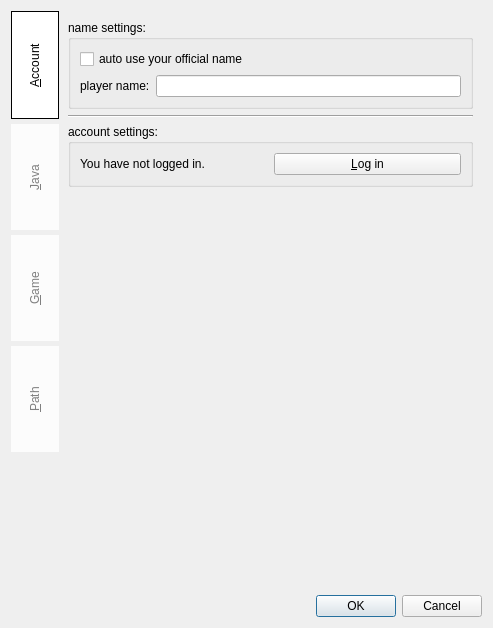
<?xml version="1.0" encoding="UTF-8"?>
<ui version="4.0">
 <class>Preference</class>
 <widget class="QDialog" name="Preference">
  <property name="geometry">
   <rect>
    <x>0</x>
    <y>0</y>
    <width>493</width>
    <height>628</height>
   </rect>
  </property>
  <property name="windowTitle">
   <string>Preference</string>
  </property>
  <layout class="QGridLayout" name="gridLayout_14">
   <item row="0" column="0">
    <widget class="QTabWidget" name="preferenceSwitch">
     <property name="styleSheet">
      <string notr="true">QTabWidget::pane {border-top:0px solid #e8f3f9;background:  transparent; }
QTabBar::tab {min-height: 100px;min-width:40px;color: white;border: 0px solid;border-top-left-radius: 0px;border-top-right-radius: 0px;padding:3px;}
QTabBar::tab:!selected {color: gray; margin-top: 5px; background-color: rgb(255,255,255,200)}
QTabBar::tab:selected {color: black; border: 1px solid; background-color: rgb(255,255,255,255)}</string>
     </property>
     <property name="tabPosition">
      <enum>QTabWidget::West</enum>
     </property>
     <property name="tabShape">
      <enum>QTabWidget::Rounded</enum>
     </property>
     <property name="currentIndex">
      <number>0</number>
     </property>
     <property name="elideMode">
      <enum>Qt::ElideNone</enum>
     </property>
     <property name="usesScrollButtons">
      <bool>true</bool>
     </property>
     <property name="documentMode">
      <bool>false</bool>
     </property>
     <property name="tabsClosable">
      <bool>false</bool>
     </property>
     <property name="movable">
      <bool>false</bool>
     </property>
     <property name="tabBarAutoHide">
      <bool>false</bool>
     </property>
     <widget class="QWidget" name="account">
      <attribute name="title">
       <string>&amp;Account</string>
      </attribute>
      <layout class="QGridLayout" name="gridLayout_16">
       <item row="0" column="0">
        <widget class="QGroupBox" name="groupBox_3">
         <property name="title">
          <string>name settings:</string>
         </property>
         <layout class="QGridLayout" name="gridLayout_4">
          <item row="0" column="0">
           <widget class="QCheckBox" name="autoName_cb">
            <property name="text">
             <string>auto use your official name</string>
            </property>
           </widget>
          </item>
          <item row="1" column="0">
           <layout class="QHBoxLayout" name="horizontalLayout_7">
            <item>
             <widget class="QLabel" name="playerName_label">
              <property name="text">
               <string>player name:</string>
              </property>
              <property name="buddy">
               <cstring>playerName_le</cstring>
              </property>
             </widget>
            </item>
            <item>
             <widget class="QLineEdit" name="playerName_le"/>
            </item>
           </layout>
          </item>
         </layout>
        </widget>
       </item>
       <item row="1" column="0">
        <widget class="Line" name="line">
         <property name="orientation">
          <enum>Qt::Horizontal</enum>
         </property>
        </widget>
       </item>
       <item row="2" column="0">
        <widget class="QGroupBox" name="groupBox_4">
         <property name="title">
          <string>account settings:</string>
         </property>
         <layout class="QGridLayout" name="gridLayout_6">
          <item row="0" column="0">
           <layout class="QHBoxLayout" name="horizontalLayout_8">
            <item>
             <widget class="QLabel" name="logName_label">
              <property name="text">
               <string>You have not logged in.</string>
              </property>
             </widget>
            </item>
            <item>
             <widget class="QPushButton" name="login_pb">
              <property name="text">
               <string>&amp;Log in</string>
              </property>
             </widget>
            </item>
           </layout>
          </item>
         </layout>
        </widget>
       </item>
       <item row="3" column="0">
        <spacer name="verticalSpacer_2">
         <property name="orientation">
          <enum>Qt::Vertical</enum>
         </property>
         <property name="sizeHint" stdset="0">
          <size>
           <width>20</width>
           <height>250</height>
          </size>
         </property>
        </spacer>
       </item>
      </layout>
     </widget>
     <widget class="QWidget" name="java">
      <attribute name="title">
       <string>&amp;Java</string>
      </attribute>
      <layout class="QGridLayout" name="gridLayout_5">
       <item row="0" column="1">
        <widget class="QGroupBox" name="groupBox_5">
         <property name="title">
          <string>JVM settings:</string>
         </property>
         <layout class="QGridLayout" name="gridLayout_9">
          <item row="4" column="0">
           <widget class="QGroupBox" name="groupBox">
            <property name="title">
             <string>memory settings:</string>
            </property>
            <layout class="QVBoxLayout" name="verticalLayout_6">
             <item>
              <layout class="QHBoxLayout" name="horizontalLayout_2">
               <item>
                <widget class="QLabel" name="minMem_label">
                 <property name="text">
                  <string>minimum memory allocate:</string>
                 </property>
                 <property name="buddy">
                  <cstring>minMem_sb</cstring>
                 </property>
                </widget>
               </item>
               <item>
                <widget class="QSpinBox" name="minMem_sb">
                 <property name="sizePolicy">
                  <sizepolicy hsizetype="Expanding" vsizetype="Fixed">
                   <horstretch>0</horstretch>
                   <verstretch>0</verstretch>
                  </sizepolicy>
                 </property>
                 <property name="maximum">
                  <number>999999999</number>
                 </property>
                </widget>
               </item>
              </layout>
             </item>
             <item>
              <layout class="QHBoxLayout" name="horizontalLayout">
               <item>
                <widget class="QLabel" name="maxMem_label">
                 <property name="text">
                  <string>maximum memory allocate:</string>
                 </property>
                 <property name="buddy">
                  <cstring>maxMem_sb</cstring>
                 </property>
                </widget>
               </item>
               <item>
                <widget class="QSpinBox" name="maxMem_sb">
                 <property name="sizePolicy">
                  <sizepolicy hsizetype="Expanding" vsizetype="Fixed">
                   <horstretch>0</horstretch>
                   <verstretch>0</verstretch>
                  </sizepolicy>
                 </property>
                 <property name="maximum">
                  <number>999999999</number>
                 </property>
                </widget>
               </item>
              </layout>
             </item>
            </layout>
           </widget>
          </item>
          <item row="1" column="0">
           <widget class="QGroupBox" name="groupBox_7">
            <property name="title">
             <string>Arguments Policy:</string>
            </property>
            <property name="checkable">
             <bool>false</bool>
            </property>
            <layout class="QGridLayout" name="gridLayout_8">
             <item row="0" column="0">
              <widget class="QRadioButton" name="officialPolicy_rb">
               <property name="text">
                <string>Offial</string>
               </property>
              </widget>
             </item>
             <item row="0" column="1">
              <widget class="QRadioButton" name="KaminecPolicy_rb">
               <property name="text">
                <string>Kaminec</string>
               </property>
               <property name="checked">
                <bool>true</bool>
               </property>
              </widget>
             </item>
             <item row="0" column="2">
              <widget class="QRadioButton" name="CustomPolicy_rb">
               <property name="text">
                <string>Custom</string>
               </property>
              </widget>
             </item>
            </layout>
           </widget>
          </item>
          <item row="2" column="0">
           <layout class="QGridLayout" name="gridLayout_7">
            <item row="1" column="0">
             <spacer name="verticalSpacer_5">
              <property name="orientation">
               <enum>Qt::Vertical</enum>
              </property>
              <property name="sizeHint" stdset="0">
               <size>
                <width>20</width>
                <height>40</height>
               </size>
              </property>
             </spacer>
            </item>
            <item row="0" column="0">
             <widget class="QLabel" name="customJavaArg_label">
              <property name="sizePolicy">
               <sizepolicy hsizetype="Preferred" vsizetype="Preferred">
                <horstretch>0</horstretch>
                <verstretch>0</verstretch>
               </sizepolicy>
              </property>
              <property name="text">
               <string>custom Java argument:</string>
              </property>
              <property name="buddy">
               <cstring>customJavaArg_te</cstring>
              </property>
             </widget>
            </item>
            <item row="1" column="1">
             <widget class="QTextEdit" name="customJavaArg_te"/>
            </item>
           </layout>
          </item>
          <item row="3" column="0">
           <widget class="Line" name="line_2">
            <property name="orientation">
             <enum>Qt::Horizontal</enum>
            </property>
           </widget>
          </item>
          <item row="0" column="0">
           <layout class="QHBoxLayout" name="horizontalLayout_5">
            <item>
             <widget class="QLabel" name="javaPath_label">
              <property name="text">
               <string>Java path:</string>
              </property>
              <property name="buddy">
               <cstring>javaPath_le</cstring>
              </property>
             </widget>
            </item>
            <item>
             <widget class="QLineEdit" name="javaPath_le"/>
            </item>
            <item>
             <widget class="QPushButton" name="autoJava_pb">
              <property name="text">
               <string>&amp;Auto</string>
              </property>
             </widget>
            </item>
            <item>
             <widget class="QPushButton" name="javaPath_showPb">
              <property name="text">
               <string>Show...</string>
              </property>
             </widget>
            </item>
           </layout>
          </item>
         </layout>
        </widget>
       </item>
      </layout>
     </widget>
     <widget class="QWidget" name="game">
      <attribute name="title">
       <string>&amp;Game</string>
      </attribute>
      <layout class="QGridLayout" name="gridLayout_11">
       <item row="0" column="0">
        <widget class="QGroupBox" name="groupBox_6">
         <property name="title">
          <string>display settings:</string>
         </property>
         <layout class="QGridLayout" name="gridLayout">
          <item row="1" column="1">
           <layout class="QHBoxLayout" name="horizontalLayout_6">
            <item>
             <widget class="QLabel" name="height_label">
              <property name="text">
               <string>height:</string>
              </property>
              <property name="buddy">
               <cstring>height_sb</cstring>
              </property>
             </widget>
            </item>
            <item>
             <widget class="QSpinBox" name="height_sb">
              <property name="sizePolicy">
               <sizepolicy hsizetype="Expanding" vsizetype="Fixed">
                <horstretch>0</horstretch>
                <verstretch>0</verstretch>
               </sizepolicy>
              </property>
              <property name="maximum">
               <number>999999999</number>
              </property>
             </widget>
            </item>
           </layout>
          </item>
          <item row="1" column="0">
           <layout class="QHBoxLayout" name="horizontalLayout_3">
            <item>
             <widget class="QLabel" name="width_label">
              <property name="text">
               <string>width:</string>
              </property>
              <property name="buddy">
               <cstring>width_sb</cstring>
              </property>
             </widget>
            </item>
            <item>
             <widget class="QSpinBox" name="width_sb">
              <property name="sizePolicy">
               <sizepolicy hsizetype="Expanding" vsizetype="Fixed">
                <horstretch>0</horstretch>
                <verstretch>0</verstretch>
               </sizepolicy>
              </property>
              <property name="maximum">
               <number>999999999</number>
              </property>
             </widget>
            </item>
           </layout>
          </item>
          <item row="0" column="0" colspan="2">
           <widget class="QCheckBox" name="fullScreen_checkBox">
            <property name="text">
             <string>full screen</string>
            </property>
           </widget>
          </item>
         </layout>
        </widget>
       </item>
       <item row="1" column="0">
        <widget class="Line" name="line_3">
         <property name="orientation">
          <enum>Qt::Horizontal</enum>
         </property>
        </widget>
       </item>
       <item row="2" column="0">
        <widget class="QGroupBox" name="serverMode_gp">
         <property name="title">
          <string>Launch with Server</string>
         </property>
         <property name="checkable">
          <bool>true</bool>
         </property>
         <property name="checked">
          <bool>false</bool>
         </property>
         <layout class="QGridLayout" name="gridLayout_10">
          <item row="0" column="0">
           <widget class="QLabel" name="ip_label">
            <property name="text">
             <string>ip:</string>
            </property>
            <property name="buddy">
             <cstring>ip_le</cstring>
            </property>
           </widget>
          </item>
          <item row="0" column="1">
           <widget class="QLineEdit" name="ip_le"/>
          </item>
          <item row="0" column="2">
           <widget class="QLabel" name="port_label">
            <property name="text">
             <string>port:</string>
            </property>
            <property name="buddy">
             <cstring>port_le</cstring>
            </property>
           </widget>
          </item>
          <item row="0" column="3">
           <widget class="QLineEdit" name="port_le"/>
          </item>
         </layout>
        </widget>
       </item>
       <item row="3" column="0">
        <spacer name="verticalSpacer_3">
         <property name="orientation">
          <enum>Qt::Vertical</enum>
         </property>
         <property name="sizeHint" stdset="0">
          <size>
           <width>20</width>
           <height>193</height>
          </size>
         </property>
        </spacer>
       </item>
      </layout>
     </widget>
     <widget class="QWidget" name="tab">
      <attribute name="title">
       <string>&amp;Path</string>
      </attribute>
      <layout class="QGridLayout" name="gridLayout_3">
       <item row="0" column="0">
        <widget class="QGroupBox" name="groupBox_2">
         <property name="title">
          <string>path settings:</string>
         </property>
         <layout class="QGridLayout" name="gridLayout_17">
          <item row="0" column="0">
           <layout class="QVBoxLayout" name="verticalLayout">
            <item>
             <layout class="QGridLayout" name="gridLayout_13">
              <item row="0" column="0">
               <widget class="QCheckBox" name="defaultPath_checkBox">
                <property name="text">
                 <string>default relative path settings</string>
                </property>
               </widget>
              </item>
              <item row="0" column="1">
               <widget class="QPushButton" name="more_pb">
                <property name="text">
                 <string>More</string>
                </property>
                <property name="checkable">
                 <bool>true</bool>
                </property>
               </widget>
              </item>
             </layout>
            </item>
            <item>
             <layout class="QGridLayout" name="gridLayout_15">
              <item row="0" column="0">
               <widget class="QLabel" name="javaPath_label_2">
                <property name="text">
                 <string>Java path:</string>
                </property>
                <property name="buddy">
                 <cstring>javaPath_le_2</cstring>
                </property>
               </widget>
              </item>
              <item row="0" column="1">
               <widget class="QLineEdit" name="javaPath_le_2"/>
              </item>
              <item row="0" column="2">
               <widget class="QPushButton" name="autoJava_pb_2">
                <property name="text">
                 <string>&amp;Auto</string>
                </property>
               </widget>
              </item>
              <item row="0" column="3">
               <widget class="QPushButton" name="javaPath_showPb_2">
                <property name="text">
                 <string>Show...</string>
                </property>
               </widget>
              </item>
             </layout>
            </item>
            <item>
             <widget class="Line" name="line_5">
              <property name="orientation">
               <enum>Qt::Horizontal</enum>
              </property>
             </widget>
            </item>
            <item>
             <layout class="QGridLayout" name="gridLayout_12">
              <item row="0" column="0">
               <widget class="QLabel" name="corePath_label">
                <property name="enabled">
                 <bool>true</bool>
                </property>
                <property name="text">
                 <string>core game path:</string>
                </property>
                <property name="buddy">
                 <cstring>corePath_le</cstring>
                </property>
               </widget>
              </item>
              <item row="0" column="1">
               <widget class="QLineEdit" name="corePath_le">
                <property name="enabled">
                 <bool>true</bool>
                </property>
               </widget>
              </item>
              <item row="0" column="2">
               <widget class="QPushButton" name="corePath_showPb">
                <property name="enabled">
                 <bool>true</bool>
                </property>
                <property name="text">
                 <string>Show...</string>
                </property>
               </widget>
              </item>
              <item row="2" column="0">
               <widget class="QLabel" name="libsPath_label">
                <property name="enabled">
                 <bool>true</bool>
                </property>
                <property name="text">
                 <string>libraries path:</string>
                </property>
                <property name="buddy">
                 <cstring>libsPath_le</cstring>
                </property>
               </widget>
              </item>
              <item row="1" column="0">
               <widget class="QLabel" name="versionsPath_label">
                <property name="enabled">
                 <bool>true</bool>
                </property>
                <property name="text">
                 <string>version folder path:</string>
                </property>
                <property name="buddy">
                 <cstring>versionsPath_le</cstring>
                </property>
               </widget>
              </item>
              <item row="2" column="2">
               <widget class="QPushButton" name="libsPath_showPb">
                <property name="enabled">
                 <bool>true</bool>
                </property>
                <property name="text">
                 <string>Show...</string>
                </property>
               </widget>
              </item>
              <item row="1" column="1">
               <widget class="QLineEdit" name="versionsPath_le">
                <property name="enabled">
                 <bool>true</bool>
                </property>
               </widget>
              </item>
              <item row="3" column="0">
               <widget class="QLabel" name="nativesPath_label">
                <property name="enabled">
                 <bool>true</bool>
                </property>
                <property name="text">
                 <string>natives path:</string>
                </property>
                <property name="buddy">
                 <cstring>nativesPath_le</cstring>
                </property>
               </widget>
              </item>
              <item row="3" column="1">
               <widget class="QLineEdit" name="nativesPath_le">
                <property name="enabled">
                 <bool>true</bool>
                </property>
               </widget>
              </item>
              <item row="4" column="0">
               <widget class="QLabel" name="assetsPath_label">
                <property name="enabled">
                 <bool>true</bool>
                </property>
                <property name="text">
                 <string>core assets path:</string>
                </property>
                <property name="buddy">
                 <cstring>assetsPath_le</cstring>
                </property>
               </widget>
              </item>
              <item row="1" column="2">
               <widget class="QPushButton" name="versionsPath_showPb">
                <property name="enabled">
                 <bool>true</bool>
                </property>
                <property name="text">
                 <string>Show...</string>
                </property>
               </widget>
              </item>
              <item row="3" column="2">
               <widget class="QPushButton" name="nativesPath_showPb">
                <property name="enabled">
                 <bool>true</bool>
                </property>
                <property name="text">
                 <string>Show...</string>
                </property>
               </widget>
              </item>
              <item row="2" column="1">
               <widget class="QLineEdit" name="libsPath_le">
                <property name="enabled">
                 <bool>true</bool>
                </property>
               </widget>
              </item>
              <item row="5" column="1">
               <widget class="QLineEdit" name="indexesPath_le">
                <property name="enabled">
                 <bool>true</bool>
                </property>
               </widget>
              </item>
              <item row="6" column="0">
               <widget class="QLabel" name="objectsPath_label">
                <property name="enabled">
                 <bool>true</bool>
                </property>
                <property name="text">
                 <string>asset objects path:</string>
                </property>
                <property name="buddy">
                 <cstring>objectsPath_le</cstring>
                </property>
               </widget>
              </item>
              <item row="6" column="1">
               <widget class="QLineEdit" name="objectsPath_le">
                <property name="enabled">
                 <bool>true</bool>
                </property>
               </widget>
              </item>
              <item row="6" column="2">
               <widget class="QPushButton" name="objectsPath_showPb">
                <property name="enabled">
                 <bool>true</bool>
                </property>
                <property name="text">
                 <string>Show...</string>
                </property>
               </widget>
              </item>
              <item row="4" column="2">
               <widget class="QPushButton" name="assetsPath_showPb">
                <property name="enabled">
                 <bool>true</bool>
                </property>
                <property name="text">
                 <string>Show...</string>
                </property>
               </widget>
              </item>
              <item row="5" column="0">
               <widget class="QLabel" name="indexesPath_label">
                <property name="enabled">
                 <bool>true</bool>
                </property>
                <property name="text">
                 <string>asset indexes path:</string>
                </property>
                <property name="buddy">
                 <cstring>indexesPath_le</cstring>
                </property>
               </widget>
              </item>
              <item row="5" column="2">
               <widget class="QPushButton" name="indexesPath_showPb">
                <property name="enabled">
                 <bool>true</bool>
                </property>
                <property name="text">
                 <string>Show...</string>
                </property>
               </widget>
              </item>
              <item row="4" column="1">
               <widget class="QLineEdit" name="assetsPath_le">
                <property name="enabled">
                 <bool>true</bool>
                </property>
               </widget>
              </item>
             </layout>
            </item>
            <item>
             <widget class="Line" name="line_4">
              <property name="orientation">
               <enum>Qt::Horizontal</enum>
              </property>
             </widget>
            </item>
            <item>
             <layout class="QGridLayout" name="gridLayout_2">
              <item row="0" column="0">
               <widget class="QLabel" name="unusedModsPath_label">
                <property name="enabled">
                 <bool>true</bool>
                </property>
                <property name="text">
                 <string>unused mods path:</string>
                </property>
                <property name="buddy">
                 <cstring>unusedModsPath_le</cstring>
                </property>
               </widget>
              </item>
              <item row="2" column="0">
               <widget class="QLabel" name="loggerPath_label">
                <property name="enabled">
                 <bool>true</bool>
                </property>
                <property name="text">
                 <string>logger path:</string>
                </property>
                <property name="buddy">
                 <cstring>loggerPath_le</cstring>
                </property>
               </widget>
              </item>
              <item row="1" column="0">
               <widget class="QLabel" name="savesBackupPath_label">
                <property name="enabled">
                 <bool>true</bool>
                </property>
                <property name="text">
                 <string>saves backup path:</string>
                </property>
                <property name="buddy">
                 <cstring>savesBackupPath_le</cstring>
                </property>
               </widget>
              </item>
              <item row="2" column="1">
               <widget class="QLineEdit" name="loggerPath_le">
                <property name="enabled">
                 <bool>true</bool>
                </property>
               </widget>
              </item>
              <item row="0" column="1">
               <widget class="QLineEdit" name="unusedModsPath_le">
                <property name="enabled">
                 <bool>true</bool>
                </property>
               </widget>
              </item>
              <item row="0" column="2">
               <widget class="QPushButton" name="unusedModsPath_showPb">
                <property name="enabled">
                 <bool>true</bool>
                </property>
                <property name="text">
                 <string>Show...</string>
                </property>
               </widget>
              </item>
              <item row="1" column="2">
               <widget class="QPushButton" name="savesBackupPath_showPb">
                <property name="enabled">
                 <bool>true</bool>
                </property>
                <property name="text">
                 <string>Show...</string>
                </property>
               </widget>
              </item>
              <item row="1" column="1">
               <widget class="QLineEdit" name="savesBackupPath_le">
                <property name="enabled">
                 <bool>true</bool>
                </property>
               </widget>
              </item>
              <item row="2" column="2">
               <widget class="QPushButton" name="loggerPath_showPb">
                <property name="enabled">
                 <bool>true</bool>
                </property>
                <property name="text">
                 <string>Show...</string>
                </property>
               </widget>
              </item>
             </layout>
            </item>
            <item>
             <widget class="QTextBrowser" name="customPathHelper_tb">
              <property name="sizePolicy">
               <sizepolicy hsizetype="Expanding" vsizetype="Ignored">
                <horstretch>0</horstretch>
                <verstretch>0</verstretch>
               </sizepolicy>
              </property>
              <property name="minimumSize">
               <size>
                <width>0</width>
                <height>60</height>
               </size>
              </property>
              <property name="styleSheet">
               <string notr="true">background-color: rgba(255, 255, 255, 100);</string>
              </property>
              <property name="html">
               <string>&lt;!DOCTYPE HTML PUBLIC &quot;-//W3C//DTD HTML 4.0//EN&quot; &quot;http://www.w3.org/TR/REC-html40/strict.dtd&quot;&gt;
&lt;html&gt;&lt;head&gt;&lt;meta name=&quot;qrichtext&quot; content=&quot;1&quot; /&gt;&lt;style type=&quot;text/css&quot;&gt;
p, li { white-space: pre-wrap; }
&lt;/style&gt;&lt;/head&gt;&lt;body style=&quot; font-family:'SimSun'; font-size:9pt; font-weight:400; font-style:normal;&quot;&gt;
&lt;p style=&quot; margin-top:0px; margin-bottom:0px; margin-left:0px; margin-right:0px; -qt-block-indent:0; text-indent:0px;&quot;&gt;&lt;span style=&quot; font-size:10pt;&quot;&gt;core game path:&amp;lt;core&amp;gt;&lt;/span&gt;&lt;/p&gt;
&lt;p style=&quot; margin-top:0px; margin-bottom:0px; margin-left:0px; margin-right:0px; -qt-block-indent:0; text-indent:0px;&quot;&gt;&lt;span style=&quot; font-size:10pt;&quot;&gt;   assets path:&amp;lt;assets&amp;gt;&lt;/span&gt;&lt;/p&gt;
&lt;p style=&quot; margin-top:0px; margin-bottom:0px; margin-left:0px; margin-right:0px; -qt-block-indent:0; text-indent:0px;&quot;&gt;&lt;span style=&quot; font-size:10pt;&quot;&gt;  laucher path:&amp;lt;launcher&amp;gt;&lt;/span&gt;&lt;/p&gt;&lt;/body&gt;&lt;/html&gt;</string>
              </property>
             </widget>
            </item>
           </layout>
          </item>
          <item row="1" column="0">
           <spacer name="verticalSpacer">
            <property name="orientation">
             <enum>Qt::Vertical</enum>
            </property>
            <property name="sizeHint" stdset="0">
             <size>
              <width>17</width>
              <height>94</height>
             </size>
            </property>
           </spacer>
          </item>
         </layout>
        </widget>
       </item>
      </layout>
     </widget>
    </widget>
   </item>
   <item row="1" column="0">
    <widget class="QDialogButtonBox" name="buttonBox">
     <property name="orientation">
      <enum>Qt::Horizontal</enum>
     </property>
     <property name="standardButtons">
      <set>QDialogButtonBox::Cancel|QDialogButtonBox::Ok</set>
     </property>
    </widget>
   </item>
  </layout>
 </widget>
 <tabstops>
  <tabstop>width_sb</tabstop>
  <tabstop>height_sb</tabstop>
  <tabstop>maxMem_sb</tabstop>
  <tabstop>minMem_sb</tabstop>
  <tabstop>javaPath_le</tabstop>
  <tabstop>autoJava_pb</tabstop>
  <tabstop>javaPath_showPb</tabstop>
 </tabstops>
 <resources/>
 <connections>
  <connection>
   <sender>buttonBox</sender>
   <signal>accepted()</signal>
   <receiver>Preference</receiver>
   <slot>accept()</slot>
   <hints>
    <hint type="sourcelabel">
     <x>257</x>
     <y>600</y>
    </hint>
    <hint type="destinationlabel">
     <x>157</x>
     <y>274</y>
    </hint>
   </hints>
  </connection>
  <connection>
   <sender>buttonBox</sender>
   <signal>rejected()</signal>
   <receiver>Preference</receiver>
   <slot>reject()</slot>
   <hints>
    <hint type="sourcelabel">
     <x>325</x>
     <y>600</y>
    </hint>
    <hint type="destinationlabel">
     <x>286</x>
     <y>274</y>
    </hint>
   </hints>
  </connection>
 </connections>
</ui>
